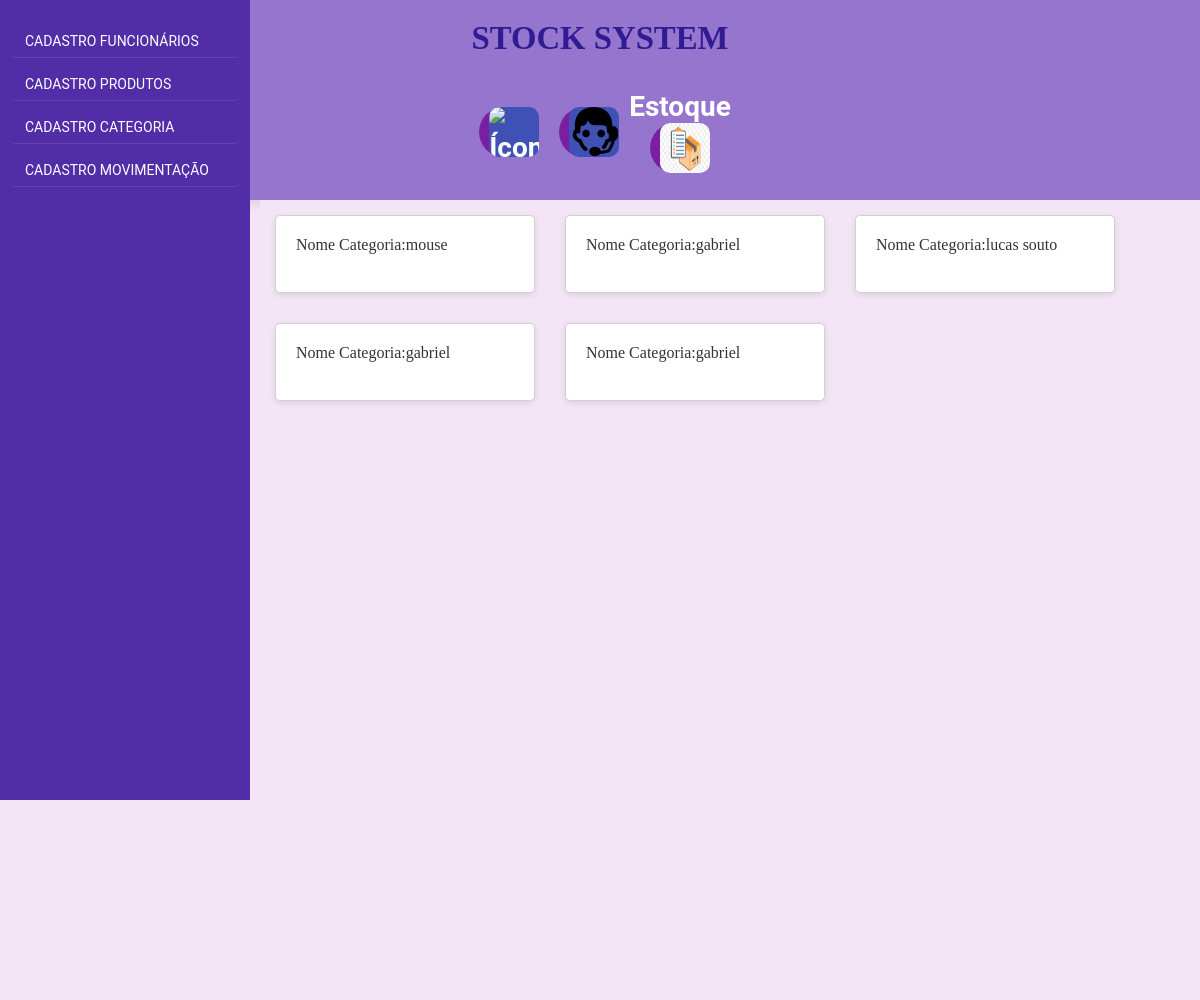
The page /categoria on the database as committed earlier.
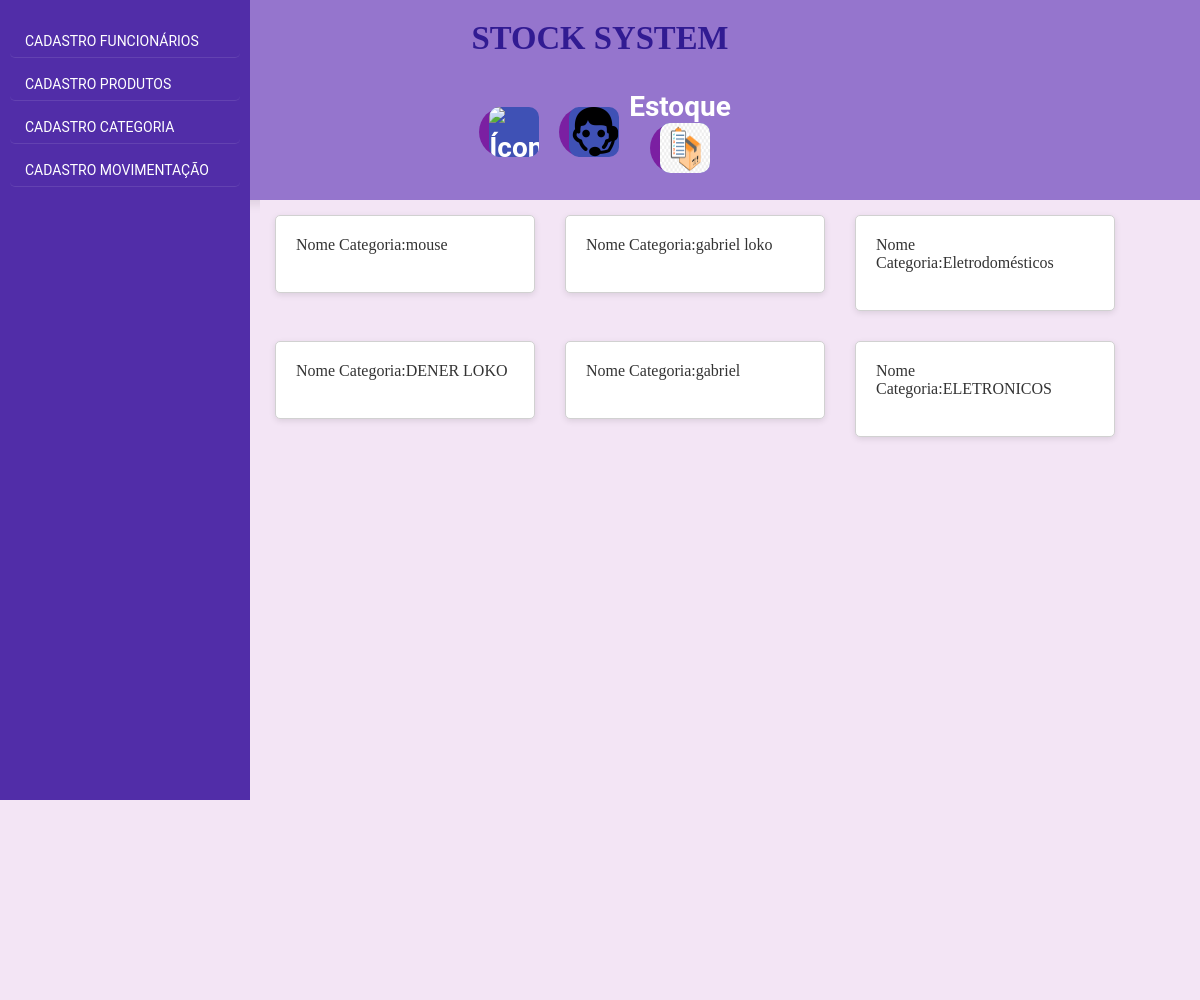
The same page on the database as committed later.
### models.py (models this page shows, shortened)
class Categoria(Base):
    __tablename__ = 'categoria'
    id = Column(Integer, primary_key=True)
    name_categoria = Column(String(20), nullable=False)
    def serialize_Categoria(self):
        dados_Categoria = {
            "id": self.id,
            "name_categoria": self.name_categoria,
        }
        return dados_Categoria

### app.py (the view)
@app.route('/categoria', methods=['GET'])
def categoria():
    sql_categoria = select(Categoria)
    resultado_categoria = db_session.execute(sql_categoria).scalars()
    lista_categoria = []
    for n in resultado_categoria:
        lista_categoria.append(n.serialize_Categoria())
        print((lista_categoria[-1]))
    return render_template('categoria.html',
                           lista_categoria=lista_categoria)

### templates/categoria.html
{% extends 'template.html' %}
{% block conteudo %}
{% for item in lista_categoria %}
<div class="conteudo">
    <p> Nome Categoria:{{item.name_categoria}} </p><br>
</div>
{% endfor %}
{% endblock conteudo %}

Rows that differ between the two databases and show on the page:
changed Categoria: name_categoria "gabriel" → "gabriel loko"
changed Categoria: name_categoria "lucas souto" → "Eletrodomésticos"
changed Categoria: name_categoria "gabriel" → "DENER LOKO"
added Categoria: name_categoria "ELETRONICOS"
